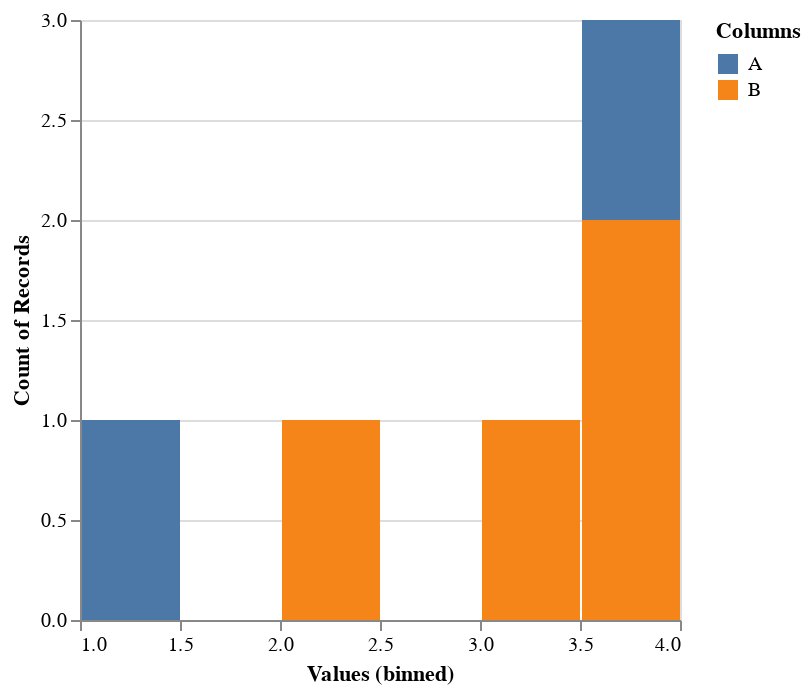

This figure's notebook cell:
### Code cell
# creating data 
df = pd.DataFrame({'A': np.random.normal(-1, 1, 1000), 
                   'B': np.random.normal(0, 1, 1000)}) 
df = pd.DataFrame({
    'A': [1, 2, 3, 4, 4, 4],
    'B': [np.nan, 2, 3, 4, 4, np.nan],
})
  
# Overlapping Histograms 
alt.Chart(pd.melt(df, 
                  id_vars=df.index.name, 
                  value_vars=df.columns, 
                  var_name='Columns', 
                  value_name='Values') 
          ).mark_bar().encode( 
    alt.X('Values', bin=True), 
    alt.Y('count()', stack=None), 
    alt.Color('Columns') 
)

### Figure 1 — Vega-Lite specification as saved in the notebook (floating-point values rounded to 4 significant figures)
{"config": {"view": {"continuousWidth": 300, "continuousHeight": 300}}, "data": {"name": "data-08b3437621f0edccbf7d66693d8a9c67"}, "mark": {"type": "bar"}, "encoding": {"color": {"field": "Columns", "type": "nominal"}, "x": {"bin": true, "field": "Values", "type": "quantitative"}, "y": {"aggregate": "count", "stack": null, "type": "quantitative"}}, "$schema": "https://vega.github.io/schema/vega-lite/v5.17.0.json", "datasets": {"data-08b3437621f0edccbf7d66693d8a9c67": [{"Columns": "A", "Values": 1.0}, {"Columns": "A", "Values": 2.0}, {"Columns": "A", "Values": 3.0}, {"Columns": "A", "Values": 4.0}, {"Columns": "A", "Values": 4.0}, {"Columns": "A", "Values": 4.0}, {"Columns": "B", "Values": null}, {"Columns": "B", "Values": 2.0}, {"Columns": "B", "Values": 3.0}, {"Columns": "B", "Values": 4.0}, {"Columns": "B", "Values": 4.0}, {"Columns": "B", "Values": null}]}}
